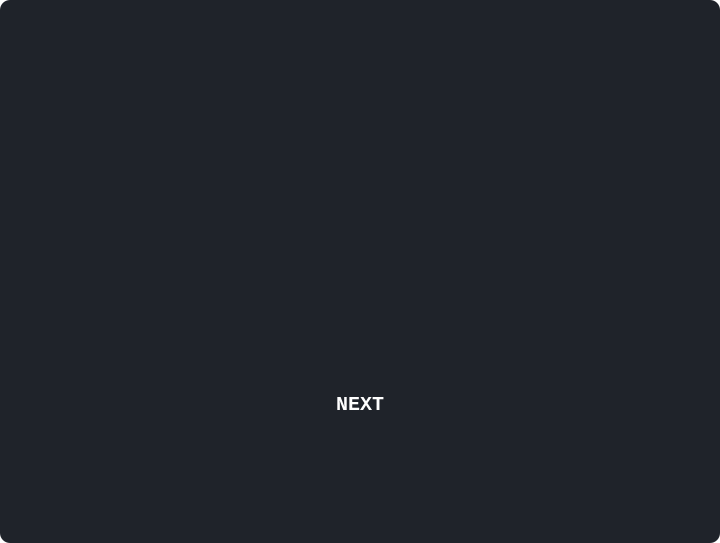
<?xml version="1.0" encoding="UTF-8"?>
<ui version="4.0">
 <class>grat</class>
 <widget class="QMainWindow" name="grat">
  <property name="geometry">
   <rect>
    <x>0</x>
    <y>0</y>
    <width>720</width>
    <height>543</height>
   </rect>
  </property>
  <property name="windowTitle">
   <string>MainWindow</string>
  </property>
  <property name="styleSheet">
   <string notr="true">*{
    border-radius:10px;
    background-color:transparent;
    background:transparent;
    padding:0;
    margin:0;
    color:#fff;
}
#centralwidget{
    background-color:#1f232a;
}</string>
  </property>
  <widget class="QWidget" name="centralwidget">
   <layout class="QVBoxLayout" name="verticalLayout">
    <item alignment="Qt::AlignHCenter|Qt::AlignVCenter">
     <widget class="QWidget" name="widget" native="true">
      <layout class="QHBoxLayout" name="horizontalLayout">
       <item alignment="Qt::AlignLeft|Qt::AlignVCenter">
        <widget class="QLabel" name="gratLbl">
         <property name="font">
          <font>
           <family>Segoe Print</family>
           <pointsize>15</pointsize>
          </font>
         </property>
         <property name="text">
          <string/>
         </property>
         <property name="wordWrap">
          <bool>false</bool>
         </property>
        </widget>
       </item>
      </layout>
     </widget>
    </item>
    <item alignment="Qt::AlignHCenter|Qt::AlignVCenter">
     <widget class="QPushButton" name="nextBtn">
      <property name="sizePolicy">
       <sizepolicy hsizetype="Fixed" vsizetype="Fixed">
        <horstretch>0</horstretch>
        <verstretch>0</verstretch>
       </sizepolicy>
      </property>
      <property name="font">
       <font>
        <family>Lucida Console</family>
        <pointsize>15</pointsize>
        <weight>75</weight>
        <bold>true</bold>
       </font>
      </property>
      <property name="text">
       <string>NEXT</string>
      </property>
     </widget>
    </item>
   </layout>
  </widget>
 </widget>
 <resources/>
 <connections/>
</ui>
